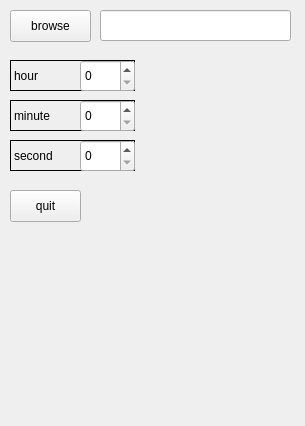
<?xml version="1.0" encoding="UTF-8"?>
<ui version="4.0">
 <class>Form</class>
 <widget class="QWidget" name="Form">
  <property name="geometry">
   <rect>
    <x>0</x>
    <y>0</y>
    <width>305</width>
    <height>426</height>
   </rect>
  </property>
  <property name="windowTitle">
   <string>Form</string>
  </property>
  <widget class="QPushButton" name="browse">
   <property name="geometry">
    <rect>
     <x>10</x>
     <y>10</y>
     <width>81</width>
     <height>32</height>
    </rect>
   </property>
   <property name="text">
    <string>browse</string>
   </property>
  </widget>
  <widget class="QLineEdit" name="lineEdit">
   <property name="geometry">
    <rect>
     <x>100</x>
     <y>10</y>
     <width>191</width>
     <height>31</height>
    </rect>
   </property>
  </widget>
  <widget class="QSpinBox" name="secondBox">
   <property name="geometry">
    <rect>
     <x>80</x>
     <y>140</y>
     <width>55</width>
     <height>32</height>
    </rect>
   </property>
  </widget>
  <widget class="QLabel" name="label">
   <property name="geometry">
    <rect>
     <x>10</x>
     <y>140</y>
     <width>125</width>
     <height>31</height>
    </rect>
   </property>
   <property name="frameShape">
    <enum>QFrame::Panel</enum>
   </property>
   <property name="text">
    <string>second</string>
   </property>
  </widget>
  <widget class="QSpinBox" name="minuteBox">
   <property name="geometry">
    <rect>
     <x>80</x>
     <y>100</y>
     <width>55</width>
     <height>32</height>
    </rect>
   </property>
  </widget>
  <widget class="QLabel" name="label_2">
   <property name="geometry">
    <rect>
     <x>10</x>
     <y>100</y>
     <width>125</width>
     <height>31</height>
    </rect>
   </property>
   <property name="frameShape">
    <enum>QFrame::Panel</enum>
   </property>
   <property name="text">
    <string>minute</string>
   </property>
  </widget>
  <widget class="QSpinBox" name="hourBox">
   <property name="geometry">
    <rect>
     <x>80</x>
     <y>60</y>
     <width>55</width>
     <height>32</height>
    </rect>
   </property>
  </widget>
  <widget class="QLabel" name="label_3">
   <property name="geometry">
    <rect>
     <x>10</x>
     <y>60</y>
     <width>125</width>
     <height>31</height>
    </rect>
   </property>
   <property name="frameShape">
    <enum>QFrame::Panel</enum>
   </property>
   <property name="text">
    <string>hour</string>
   </property>
  </widget>
  <widget class="QPushButton" name="quitB">
   <property name="geometry">
    <rect>
     <x>10</x>
     <y>190</y>
     <width>71</width>
     <height>32</height>
    </rect>
   </property>
   <property name="text">
    <string>quit</string>
   </property>
  </widget>
  <zorder>label</zorder>
  <zorder>label_2</zorder>
  <zorder>label_3</zorder>
  <zorder>browse</zorder>
  <zorder>lineEdit</zorder>
  <zorder>secondBox</zorder>
  <zorder>minuteBox</zorder>
  <zorder>hourBox</zorder>
  <zorder>quitB</zorder>
 </widget>
 <resources/>
 <connections/>
</ui>
